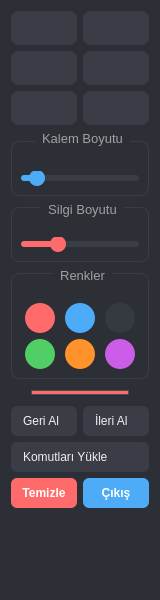
<?xml version="1.0" encoding="UTF-8"?>
<ui version="4.0">
 <class>PenTools</class>
 <widget class="QWidget" name="PenTools">
  <property name="geometry">
   <rect>
    <x>0</x>
    <y>0</y>
    <width>160</width>
    <height>600</height>
   </rect>
  </property>
  <property name="minimumSize">
   <size>
    <width>160</width>
    <height>600</height>
   </size>
  </property>
  <property name="windowTitle">
   <string>Kalem Araçları</string>
  </property>
  <property name="styleSheet">
   <string notr="true">QWidget {
    background-color: #2d2f36;
    border-radius: 12px;
    color: #f0f0f0;
    font-family: 'Segoe UI', sans-serif;
}</string>
  </property>
  <layout class="QVBoxLayout" name="verticalLayout" spacing="10" margin="15">
   <item>
    <layout class="QGridLayout" name="toolsGrid" horizontalSpacing="10" verticalSpacing="10">
     <item row="0" column="0">
      <widget class="QPushButton" name="pen_btn">
       <property name="toolTip">
        <string>Kalem</string>
       </property>
       <property name="text">
        <string/>
       </property>
       <property name="icon">
        <iconset>
         <normaloff>cursors/pen-solid.svg</normaloff>cursors/pen-solid.svg</iconset>
       </property>
       <property name="iconSize">
        <size>
         <width>24</width>
         <height>24</height>
        </size>
       </property>
       <property name="styleSheet">
        <string notr="true">QPushButton {
    background-color: #3a3d46;
    border-radius: 8px;
    padding: 10px;
    border: none;
}
QPushButton:hover {
    background-color: #4a4d56;
}
QPushButton:pressed {
    background-color: #2a2d36;
}
QPushButton:checked {
    background-color: #4dabf7;
}</string>
       </property>
       <property name="checkable">
        <bool>true</bool>
       </property>
      </widget>
     </item>
     <item row="0" column="1">
      <widget class="QPushButton" name="eraser_btn">
       <property name="toolTip">
        <string>Silgi</string>
       </property>
       <property name="text">
        <string/>
       </property>
       <property name="icon">
        <iconset>
         <normaloff>cursors/eraser.svg</normaloff>cursors/eraser.svg</iconset>
       </property>
       <property name="iconSize">
        <size>
         <width>24</width>
         <height>24</height>
        </size>
       </property>
       <property name="styleSheet">
        <string notr="true">QPushButton {
    background-color: #3a3d46;
    border-radius: 8px;
    padding: 10px;
    border: none;
}
QPushButton:hover {
    background-color: #4a4d56;
}
QPushButton:pressed {
    background-color: #2a2d36;
}
QPushButton:checked {
    background-color: #4dabf7;
}</string>
       </property>
       <property name="checkable">
        <bool>true</bool>
       </property>
      </widget>
     </item>
     <item row="1" column="0">
      <widget class="QPushButton" name="line_btn">
       <property name="toolTip">
        <string>Çizgi</string>
       </property>
       <property name="text">
        <string/>
       </property>
       <property name="icon">
        <iconset>
         <normaloff>cursors/line.svg</normaloff>cursors/line.svg</iconset>
       </property>
       <property name="iconSize">
        <size>
         <width>24</width>
         <height>24</height>
        </size>
       </property>
       <property name="styleSheet">
        <string notr="true">QPushButton {
    background-color: #3a3d46;
    border-radius: 8px;
    padding: 10px;
    border: none;
}
QPushButton:hover {
    background-color: #4a4d56;
}
QPushButton:pressed {
    background-color: #2a2d36;
}
QPushButton:checked {
    background-color: #4dabf7;
}</string>
       </property>
       <property name="checkable">
        <bool>true</bool>
       </property>
      </widget>
     </item>
     <item row="1" column="1">
      <widget class="QPushButton" name="rect_btn">
       <property name="toolTip">
        <string>Dikdörtgen</string>
       </property>
       <property name="text">
        <string/>
       </property>
       <property name="icon">
        <iconset>
         <normaloff>cursors/rectangle.svg</normaloff>cursors/rectangle.svg</iconset>
       </property>
       <property name="iconSize">
        <size>
         <width>24</width>
         <height>24</height>
        </size>
       </property>
       <property name="styleSheet">
        <string notr="true">QPushButton {
    background-color: #3a3d46;
    border-radius: 8px;
    padding: 10px;
    border: none;
}
QPushButton:hover {
    background-color: #4a4d56;
}
QPushButton:pressed {
    background-color: #2a2d36;
}
QPushButton:checked {
    background-color: #4dabf7;
}</string>
       </property>
       <property name="checkable">
        <bool>true</bool>
       </property>
      </widget>
     </item>
     <item row="2" column="0">
      <widget class="QPushButton" name="ellipse_btn">
       <property name="toolTip">
        <string>Elips</string>
       </property>
       <property name="text">
        <string/>
       </property>
       <property name="icon">
        <iconset>
         <normaloff>cursors/circle.svg</normaloff>cursors/circle.svg</iconset>
       </property>
       <property name="iconSize">
        <size>
         <width>24</width>
         <height>24</height>
        </size>
       </property>
       <property name="styleSheet">
        <string notr="true">QPushButton {
    background-color: #3a3d46;
    border-radius: 8px;
    padding: 10px;
    border: none;
}
QPushButton:hover {
    background-color: #4a4d56;
}
QPushButton:pressed {
    background-color: #2a2d36;
}
QPushButton:checked {
    background-color: #4dabf7;
}</string>
       </property>
       <property name="checkable">
        <bool>true</bool>
       </property>
      </widget>
     </item>
     <item row="2" column="1">
      <widget class="QPushButton" name="highlight_btn">
       <property name="toolTip">
        <string>Vurgulayıcı</string>
       </property>
       <property name="text">
        <string/>
       </property>
       <property name="icon">
        <iconset>
         <normaloff>cursors/highlighter.svg</normaloff>cursors/highlighter.svg</iconset>
       </property>
       <property name="iconSize">
        <size>
         <width>24</width>
         <height>24</height>
        </size>
       </property>
       <property name="styleSheet">
        <string notr="true">QPushButton {
    background-color: #3a3d46;
    border-radius: 8px;
    padding: 10px;
    border: none;
}
QPushButton:hover {
    background-color: #4a4d56;
}
QPushButton:pressed {
    background-color: #2a2d36;
}
QPushButton:checked {
    background-color: #4dabf7;
}</string>
       </property>
       <property name="checkable">
        <bool>true</bool>
       </property>
      </widget>
     </item>
    </layout>
   </item>
   <item>
    <widget class="QGroupBox" name="penSizeGroup">
     <property name="title">
      <string>Kalem Boyutu</string>
     </property>
     <property name="alignment">
      <set>Qt::AlignCenter</set>
     </property>
     <property name="styleSheet">
      <string notr="true">QGroupBox {
    border: 1px solid #3a3d46;
    border-radius: 8px;
    margin-top: 10px;
    padding-top: 20px;
    color: #a0a0a0;
    font-size: 10pt;
}
QGroupBox::title {
    subcontrol-origin: margin;
    subcontrol-position: top center;
    padding: 0 5px;
}</string>
     </property>
     <layout class="QVBoxLayout" name="verticalLayout_2" spacing="10" margin="10">
      <item>
       <widget class="QSlider" name="horizontalSlider">
        <property name="orientation">
         <enum>Qt::Horizontal</enum>
        </property>
        <property name="minimum">
         <number>1</number>
        </property>
        <property name="maximum">
         <number>50</number>
        </property>
        <property name="value">
         <number>5</number>
        </property>
        <property name="styleSheet">
         <string notr="true">QSlider::groove:horizontal {
    background: #3a3d46;
    height: 6px;
    border-radius: 3px;
}

QSlider::handle:horizontal {
    background: #4dabf7;
    width: 16px;
    height: 16px;
    margin: -5px 0;
    border-radius: 8px;
}

QSlider::handle:horizontal:hover {
    background: #339af0;
    width: 18px;
    height: 18px;
    margin: -6px 0;
}

QSlider::sub-page:horizontal {
    background: #4dabf7;
    border-radius: 3px;
}</string>
        </property>
       </widget>
      </item>
     </layout>
    </widget>
   </item>
   <item>
    <widget class="QGroupBox" name="eraserSizeGroup">
     <property name="title">
      <string>Silgi Boyutu</string>
     </property>
     <property name="alignment">
      <set>Qt::AlignCenter</set>
     </property>
     <property name="styleSheet">
      <string notr="true">QGroupBox {
    border: 1px solid #3a3d46;
    border-radius: 8px;
    margin-top: 5px;
    padding-top: 20px;
    color: #a0a0a0;
    font-size: 10pt;
}
QGroupBox::title {
    subcontrol-origin: margin;
    subcontrol-position: top center;
    padding: 0 5px;
}</string>
     </property>
     <layout class="QVBoxLayout" name="verticalLayout_3" spacing="10" margin="10">
      <item>
       <widget class="QSlider" name="eraser_slider">
        <property name="orientation">
         <enum>Qt::Horizontal</enum>
        </property>
        <property name="minimum">
         <number>1</number>
        </property>
        <property name="maximum">
         <number>50</number>
        </property>
        <property name="value">
         <number>15</number>
        </property>
        <property name="styleSheet">
         <string notr="true">QSlider::groove:horizontal {
    background: #3a3d46;
    height: 6px;
    border-radius: 3px;
}

QSlider::handle:horizontal {
    background: #ff6b6b;
    width: 16px;
    height: 16px;
    margin: -5px 0;
    border-radius: 8px;
}

QSlider::handle:horizontal:hover {
    background: #ff4757;
    width: 18px;
    height: 18px;
    margin: -6px 0;
}

QSlider::sub-page:horizontal {
    background: #ff6b6b;
    border-radius: 3px;
}</string>
        </property>
       </widget>
      </item>
     </layout>
    </widget>
   </item>
   <item>
    <widget class="QGroupBox" name="colorGroup">
     <property name="title">
      <string>Renkler</string>
     </property>
     <property name="alignment">
      <set>Qt::AlignCenter</set>
     </property>
     <property name="styleSheet">
      <string notr="true">QGroupBox {
    border: 1px solid #3a3d46;
    border-radius: 8px;
    margin-top: 5px;
    padding-top: 20px;
    color: #a0a0a0;
    font-size: 10pt;
}
QGroupBox::title {
    subcontrol-origin: margin;
    subcontrol-position: top center;
    padding: 0 5px;
}</string>
     </property>
     <layout class="QGridLayout" name="colorGrid" horizontalSpacing="10" verticalSpacing="10">
      <item row="0" column="0">
       <widget class="QPushButton" name="color_red">
        <property name="minimumSize">
         <size>
          <width>30</width>
          <height>30</height>
         </size>
        </property>
        <property name="maximumSize">
         <size>
          <width>30</width>
          <height>30</height>
         </size>
        </property>
        <property name="toolTip">
         <string>Kırmızı</string>
        </property>
        <property name="text">
         <string/>
        </property>
        <property name="styleSheet">
         <string notr="true">QPushButton {
    background-color: #ff6b6b;
    border-radius: 15px;
    border: none;
    transition: transform 0.2s ease, box-shadow 0.2s ease;
}
QPushButton:hover {
    transform: scale(1.1);
    box-shadow: 0 0 8px rgba(255, 107, 107, 0.7);
}
QPushButton:pressed {
    transform: scale(0.95);
}</string>
        </property>
       </widget>
      </item>
      <item row="0" column="1">
       <widget class="QPushButton" name="color_blue">
        <property name="minimumSize">
         <size>
          <width>30</width>
          <height>30</height>
         </size>
        </property>
        <property name="maximumSize">
         <size>
          <width>30</width>
          <height>30</height>
         </size>
        </property>
        <property name="toolTip">
         <string>Mavi</string>
        </property>
        <property name="text">
         <string/>
        </property>
        <property name="styleSheet">
         <string notr="true">QPushButton {
    background-color: #4dabf7;
    border-radius: 15px;
    border: none;
    transition: transform 0.2s ease, box-shadow 0.2s ease;
}
QPushButton:hover {
    transform: scale(1.1);
    box-shadow: 0 0 8px rgba(77, 171, 247, 0.7);
}
QPushButton:pressed {
    transform: scale(0.95);
}</string>
        </property>
       </widget>
      </item>
      <item row="0" column="2">
       <widget class="QPushButton" name="color_black">
        <property name="minimumSize">
         <size>
          <width>30</width>
          <height>30</height>
         </size>
        </property>
        <property name="maximumSize">
         <size>
          <width>30</width>
          <height>30</height>
         </size>
        </property>
        <property name="toolTip">
         <string>Siyah</string>
        </property>
        <property name="text">
         <string/>
        </property>
        <property name="styleSheet">
         <string notr="true">QPushButton {
    background-color: #343a40;
    border-radius: 15px;
    border: none;
    transition: transform 0.2s ease, box-shadow 0.2s ease;
}
QPushButton:hover {
    transform: scale(1.1);
    box-shadow: 0 0 8px rgba(52, 58, 64, 0.7);
}
QPushButton:pressed {
    transform: scale(0.95);
}</string>
        </property>
       </widget>
      </item>
      <item row="1" column="0">
       <widget class="QPushButton" name="color_green">
        <property name="minimumSize">
         <size>
          <width>30</width>
          <height>30</height>
         </size>
        </property>
        <property name="maximumSize">
         <size>
          <width>30</width>
          <height>30</height>
         </size>
        </property>
        <property name="toolTip">
         <string>Yeşil</string>
        </property>
        <property name="text">
         <string/>
        </property>
        <property name="styleSheet">
         <string notr="true">QPushButton {
    background-color: #51cf66;
    border-radius: 15px;
    border: none;
    transition: transform 0.2s ease, box-shadow 0.2s ease;
}
QPushButton:hover {
    transform: scale(1.1);
    box-shadow: 0 0 8px rgba(81, 207, 102, 0.7);
}
QPushButton:pressed {
    transform: scale(0.95);
}</string>
        </property>
       </widget>
      </item>
      <item row="1" column="1">
       <widget class="QPushButton" name="color_custom1">
        <property name="minimumSize">
         <size>
          <width>30</width>
          <height>30</height>
         </size>
        </property>
        <property name="maximumSize">
         <size>
          <width>30</width>
          <height>30</height>
         </size>
        </property>
        <property name="toolTip">
         <string>Sarı</string>
        </property>
        <property name="text">
         <string/>
        </property>
        <property name="styleSheet">
         <string notr="true">QPushButton {
    background-color: #ff922b;
    border-radius: 15px;
    border: none;
    transition: transform 0.2s ease, box-shadow 0.2s ease;
}
QPushButton:hover {
    transform: scale(1.1);
    box-shadow: 0 0 8px rgba(255, 146, 43, 0.7);
}
QPushButton:pressed {
    transform: scale(0.95);
}</string>
        </property>
       </widget>
      </item>
      <item row="1" column="2">
       <widget class="QPushButton" name="color_custom2">
        <property name="minimumSize">
         <size>
          <width>30</width>
          <height>30</height>
         </size>
        </property>
        <property name="maximumSize">
         <size>
          <width>30</width>
          <height>30</height>
         </size>
        </property>
        <property name="toolTip">
         <string>Mor</string>
        </property>
        <property name="text">
         <string/>
        </property>
        <property name="styleSheet">
         <string notr="true">QPushButton {
    background-color: #cc5de8;
    border-radius: 15px;
    border: none;
    transition: transform 0.2s ease, box-shadow 0.2s ease;
}
QPushButton:hover {
    transform: scale(1.1);
    box-shadow: 0 0 8px rgba(204, 93, 232, 0.7);
}
QPushButton:pressed {
    transform: scale(0.95);
}</string>
        </property>
       </widget>
      </item>
     </layout>
    </widget>
   </item>
   <item>
    <widget class="QLabel" name="selected_color_indicator">
     <property name="minimumSize">
      <size>
       <width>100</width>
       <height>10</height>
      </size>
     </property>
     <property name="maximumSize">
      <size>
       <width>16777215</width>
       <height>15</height>
      </size>
     </property>
     <property name="text">
      <string/>
     </property>
     <property name="styleSheet">
      <string notr="true">background-color: #ff6b6b;
border-radius: 5px;
border: 1px solid #4a4d56;
margin: 5px 20px;</string>
     </property>
    </widget>
   </item>
   <item>
    <layout class="QGridLayout" name="actionGrid" horizontalSpacing="10" verticalSpacing="10">
     <item row="0" column="0">
      <widget class="QPushButton" name="undo">
       <property name="toolTip">
        <string>Geri Al</string>
       </property>
       <property name="text">
        <string>Geri Al</string>
       </property>
       <property name="icon">
        <iconset>
         <normaloff>cursors/redo.svg</normaloff>cursors/redo.svg</iconset>
       </property>
       <property name="iconSize">
        <size>
         <width>20</width>
         <height>20</height>
        </size>
       </property>
       <property name="styleSheet">
        <string notr="true">QPushButton {
    background-color: #3a3d46;
    border-radius: 6px;
    padding: 8px;
    border: none;
    text-align: left;
    padding-left: 12px;
}
QPushButton:hover {
    background-color: #4a4d56;
}
QPushButton:pressed {
    background-color: #2a2d36;
}</string>
       </property>
      </widget>
     </item>
     <item row="0" column="1">
      <widget class="QPushButton" name="redo">
       <property name="toolTip">
        <string>İleri Al</string>
       </property>
       <property name="text">
        <string>İleri Al</string>
       </property>
       <property name="icon">
        <iconset>
         <normaloff>cursors/undo.svg</normaloff>cursors/undo.svg</iconset>
       </property>
       <property name="iconSize">
        <size>
         <width>20</width>
         <height>20</height>
        </size>
       </property>
       <property name="styleSheet">
        <string notr="true">QPushButton {
    background-color: #3a3d46;
    border-radius: 6px;
    padding: 8px;
    border: none;
    text-align: left;
    padding-left: 12px;
}
QPushButton:hover {
    background-color: #4a4d56;
}
QPushButton:pressed {
    background-color: #2a2d36;
}</string>
       </property>
      </widget>
     </item>
     <item row="1" column="0" colspan="2">
      <widget class="QPushButton" name="load_commands_btn">
       <property name="toolTip">
        <string>Komutları Yükle</string>
       </property>
       <property name="text">
        <string>Komutları Yükle</string>
       </property>
       <property name="icon">
        <iconset>
         <normaloff>cursors/reload.svg</normaloff>cursors/reload.svg</iconset>
       </property>
       <property name="iconSize">
        <size>
         <width>20</width>
         <height>20</height>
        </size>
       </property>
       <property name="styleSheet">
        <string notr="true">QPushButton {
    background-color: #3a3d46;
    border-radius: 6px;
    padding: 8px;
    border: none;
    text-align: left;
    padding-left: 12px;
}
QPushButton:hover {
    background-color: #4a4d56;
}
QPushButton:pressed {
    background-color: #2a2d36;
}</string>
       </property>
      </widget>
     </item>
     <item row="2" column="0">
      <widget class="QPushButton" name="clear_all_btn">
       <property name="toolTip">
        <string>Tümünü Temizle</string>
       </property>
       <property name="text">
        <string>Temizle</string>
       </property>
       <property name="icon">
        <iconset>
         <normaloff>cursors/trash.svg</normaloff>cursors/trash.svg</iconset>
       </property>
       <property name="iconSize">
        <size>
         <width>20</width>
         <height>20</height>
        </size>
       </property>
       <property name="styleSheet">
        <string notr="true">QPushButton {
    background-color: #ff6b6b;
    border-radius: 6px;
    padding: 8px;
    border: none;
    color: white;
    font-weight: bold;
}
QPushButton:hover {
    background-color: #ff4757;
}
QPushButton:pressed {
    background-color: #e53e3e;
}</string>
       </property>
      </widget>
     </item>
     <item row="2" column="1">
      <widget class="QPushButton" name="exit_btn">
       <property name="toolTip">
        <string>Çıkış</string>
       </property>
       <property name="text">
        <string>Çıkış</string>
       </property>
       <property name="icon">
        <iconset>
         <normaloff>circle-xmark-solid.svg</normaloff>circle-xmark-solid.svg</iconset>
       </property>
       <property name="iconSize">
        <size>
         <width>20</width>
         <height>20</height>
        </size>
       </property>
       <property name="styleSheet">
        <string notr="true">QPushButton {
    background-color: #4dabf7;
    border-radius: 6px;
    padding: 8px;
    border: none;
    color: white;
    font-weight: bold;
}
QPushButton:hover {
    background-color: #339af0;
}
QPushButton:pressed {
    background-color: #228be6;
}</string>
       </property>
      </widget>
     </item>
    </layout>
   </item>
   <item>
    <spacer name="verticalSpacer">
     <property name="orientation">
      <enum>Qt::Vertical</enum>
     </property>
     <property name="sizeHint" stdset="0">
      <size>
       <width>20</width>
       <height>20</height>
      </size>
     </property>
    </spacer>
   </item>
   <item alignment="Qt::AlignCenter">
    <widget class="QLabel" name="label">
     <property name="text">
      <string/>
     </property>
     <property name="pixmap">
      <pixmap>logo.png</pixmap>
     </property>
     <property name="scaledContents">
      <bool>true</bool>
     </property>
     <property name="maximumSize">
      <size>
       <width>80</width>
       <height>80</height>
      </size>
     </property>
    </widget>
   </item>
  </layout>
 </widget>
 <resources/>
 <connections/>
</ui>
